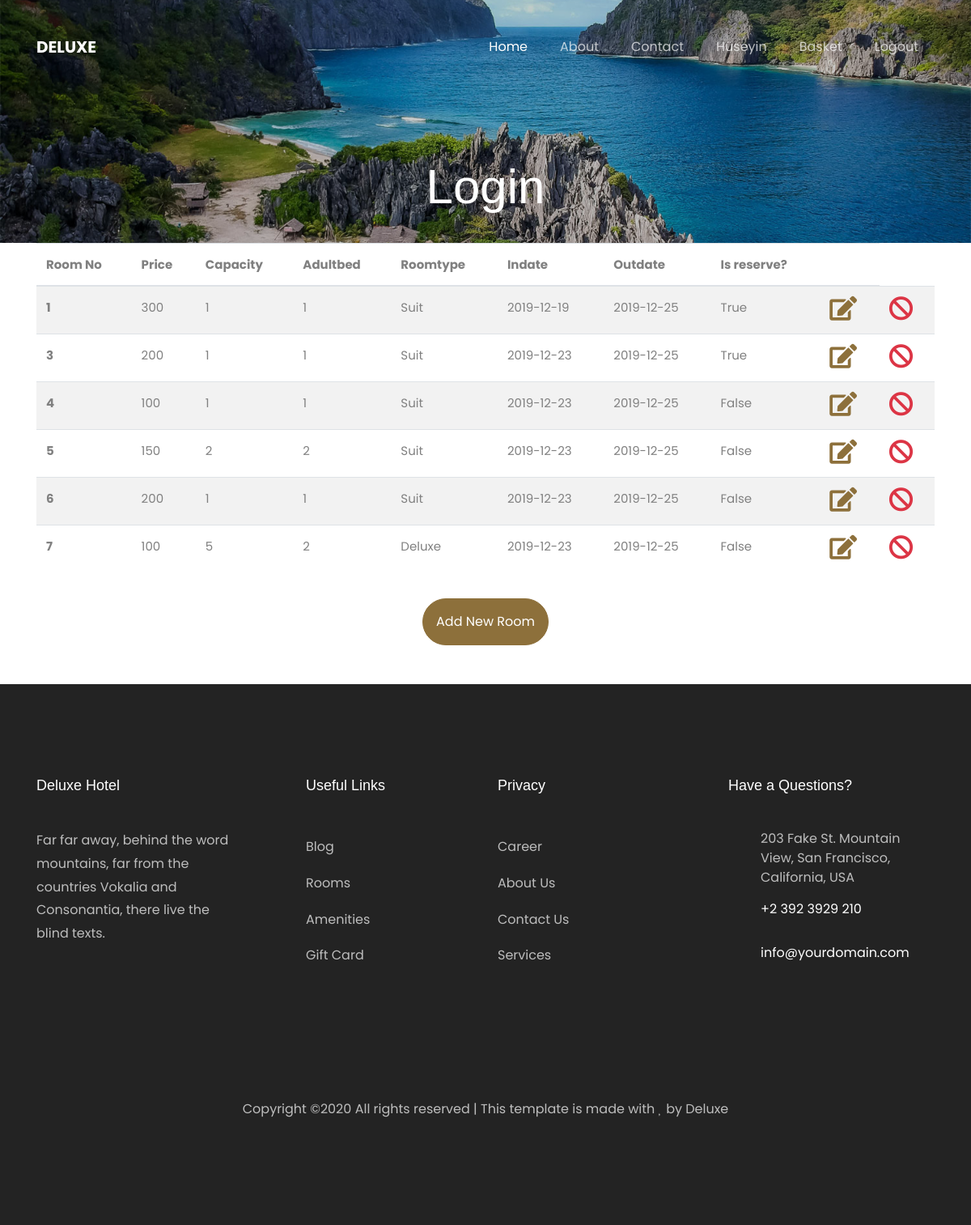
The page /adminlist (signed in) on the database its author committed.
### app.py (models this page shows)
class User(UserMixin,db.Model):
    id = db.Column(db.Integer,primary_key=True)
    username = db.Column(db.String(),unique=True)
    email = db.Column(db.String())
    password = db.Column(db.String())
    reservations= db.relationship('Reservation',backref='user')
    '''
class Role(db.Model):
        __tablename__ = 'roles'
        id = db.Column(db.Integer(), primary_key=True)
        name = db.Column(db.String(50))
class UserRoles(db.Model):
        __tablename__ = 'user_roles'
        id = db.Column(db.Integer(), primary_key=True)
        user_id = db.Column(db.Integer(), db.ForeignKey('user.id', ondelete='CASCADE'))
        role_id = db.Column(db.Integer(), db.ForeignKey('roles.id', ondelete='CASCADE'))
'''

class Room(db.Model):
    roomno = db.Column(db.Integer, primary_key=True)
    price = db.Column(db.Integer)
    capacity = db.Column(db.Integer)
    floorno = db.Column(db.Integer)
    childbed = db.Column(db.Integer)
    adultbed = db.Column(db.Integer)
    roomtype = db.Column(db.String(255))
    inDate = db.Column(db.Date)
    outDate=db.Column(db.Date)
    isreserve = db.Column('is_reserve',db.Boolean)
    reservations = db.relationship('Reservation',backref='room')

### app.py (the view)
@login_required
@app.route('/adminlist')
def adminList():
    rooms = Room.query.all()
    return render_template('admin-list.html',rooms=rooms)

### app.py (called while the page is built)
@login_manager.user_loader
def load_user(user_id):
    return User.query.get(int(user_id))

### templates/admin-list.html
{% extends "layout.html" %}
{% block content %}
<div class="hero-wrap" style="background-image: url({{url_for('static',filename='images/bg_1.jpg')}});">
      <div class="overlay"></div>
      <div class="container">
        <div class="row no-gutters slider-text d-flex align-itemd-end justify-content-center">
          <div class="col-md-9 ftco-animate text-center d-flex align-items-end justify-content-center">
          	<div class="text">
	            <h1 class="mb-4 bread">Login</h1>
            </div>
          </div>
        </div>
      </div>
    </div>
    <div class="container">
        <div class="row">
            <div class="col-12">
                <table class="table table-striped">
                        <thead>
                            <tr>
                                <th scope="col">Room No</th>
                                <th scope="col">Price</th>
                                <th scope="col">Capacity</th>
                                <th scope="col">Adultbed</th>
                                <th scope="col">Roomtype</th>
                                <th scope="col">Indate</th>
                                <th scope="col">Outdate</th>
                                <th scope="col">Is reserve?</th>
                                <th></th>
                            </tr>
                        </thead>
                    <tbody>
                {% for room in rooms %}
                            <tr>
                                <th scope="row">{{room.roomno}}</th>
                                <td>{{room.price}}</td>
                                <td>{{room.capacity}}</td>
                                <td>{{room.adultbed}}</td>
                                <td>{{room.roomtype}}</td>
                                <td>{{room.inDate}}</td>
                                <td>{{room.outDate}}</td>
                                <td>{{room.isreserve}}</td>
                                <td><a class="btn-custom" href="{{url_for('getupdateroom',roomno = room.roomno)}}"><i class="fa fa-2x fa-edit"></i></a></td>
                                <td><a class="btn-custom" href="{{url_for('deleteroom',roomno=room.roomno)}}"><i class="fa fa-2x fa-ban text-danger"></i></a></td>
                            </tr>
                {% endfor %}
                </tbody>
                </table>
                <div class="row text-center">
                    <div class="col-12 justify-content-center">
                        <a href="admin" class="btn btn-primary mt-3 mb-5 p-3">Add New Room</a>
                    </div>
                </div>
            </div>
        </div>
    </div>
{% endblock content %}

### templates/layout.html (shortened to what this page needs)
<!DOCTYPE html>
<html lang="en">
  <head>
    <link rel="stylesheet" href="https://cdnjs.cloudflare.com/ajax/libs/font-awesome/5.11.2/css/all.css">
    <link rel="stylesheet" href="{{url_for('static', filename='css/open-iconic-bootstrap.min.css')}}">
    <link rel="stylesheet" href="{{url_for('static', filename='css/animate.css')}}">
    <link rel="stylesheet" href="{{url_for('static', filename='css/owl.carousel.min.css')}}">
    <link rel="stylesheet" href="{{url_for('static', filename='css/owl.theme.default.min.css')}}">
    <link rel="stylesheet" href="{{url_for('static', filename='css/magnific-popup.css')}}" >
    <link rel="stylesheet" href="{{url_for('static', filename='css/aos.css')}}">
    <link rel="stylesheet" href="{{url_for('static', filename='css/ionicons.min.css')}}">
    <link rel="stylesheet" href="{{url_for('static', filename='css/bootstrap-datepicker.css')}}">
    <link rel="stylesheet" href="{{url_for('static', filename='css/jquery.timepicker.css')}}">
    <link rel="stylesheet" href="{{url_for('static', filename='css/flaticon.css')}}">
    <link rel="stylesheet" href="{{url_for('static', filename='css/icomoon.css')}}">
    <link rel="stylesheet" href="{{url_for('static', filename='css/style.css')}}">
  </head>
  <body>
    <nav class="navbar navbar-expand-lg navbar-dark ftco_navbar bg-dark ftco-navbar-light" id="ftco-navbar">
	    <div class="container">
	      <a class="navbar-brand" href="/">Deluxe</a>
	      <div class="collapse navbar-collapse" id="ftco-nav">
	        <ul class="navbar-nav ml-auto">
	          <li class="nav-item active"><a href="/" class="nav-link">Home</a></li>
	          <li class="nav-item"><a href="about" class="nav-link">About</a></li>
	          <li class="nav-item"><a href="contact" class="nav-link">Contact</a></li>
            {% if current_user.is_authenticated %}
              <li class="nav-item">
                <a class="nav-link" href="/reservations">{{current_user.username}}</a>
              </li>
              <li class="nav-item">
                <a class="nav-link" href="/listbasket">Basket</a>
              </li>
              <li class="nav-item">
                <a class="nav-link" href="/logout">Logout</a>
              </li>
              {% else %}
              <li class="nav-item"><a class="nav-link" href="/login">Login</a></li>
              <li class="nav-item"><a class="nav-link" href="/register">Register</a></li>
            {% endif %}
	        </ul>
	      </div>
	    </div>
	  </nav>
{% block content %}
{% endblock %}
    <footer class="ftco-footer ftco-bg-dark ftco-section">
      <div class="container">
        <div class="row mb-5">
          <div class="col-md">
            <div class="ftco-footer-widget mb-4">
              <h2 class="ftco-heading-2">Deluxe Hotel</h2>
              <p>Far far away, behind the word mountains, far from the countries Vokalia and Consonantia, there live the blind texts.</p>
              <ul class="ftco-footer-social list-unstyled float-md-left float-lft mt-5">
              </ul>
            </div>
          </div>
          <div class="col-md">
            <div class="ftco-footer-widget mb-4 ml-md-5">
              <h2 class="ftco-heading-2">Useful Links</h2>
              <ul class="list-unstyled">
                <li><a href="#" class="py-2 d-block">Blog</a></li>
                <li><a href="#" class="py-2 d-block">Rooms</a></li>
                <li><a href="#" class="py-2 d-block">Amenities</a></li>
                <li><a href="#" class="py-2 d-block">Gift Card</a></li>
              </ul>
            </div>
          </div>
          <div class="col-md">
             <div class="ftco-footer-widget mb-4">
              <h2 class="ftco-heading-2">Privacy</h2>
              <ul class="list-unstyled">
                <li><a href="#" class="py-2 d-block">Career</a></li>
                <li><a href="#" class="py-2 d-block">About Us</a></li>
                <li><a href="#" class="py-2 d-block">Contact Us</a></li>
                <li><a href="#" class="py-2 d-block">Services</a></li>
              </ul>
            </div>
          </div>
          <div class="col-md">
            <div class="ftco-footer-widget mb-4">
            	<h2 class="ftco-heading-2">Have a Questions?</h2>
            	<div class="block-23 mb-3">
	              <ul>
	                <li><span class="icon icon-map-marker"></span><span class="text">203 Fake St. Mountain View, San Francisco, California, USA</span></li>
	                <li><a href="#"><span class="icon icon-phone"></span><span class="text">+2 392 3929 210</span></a></li>
	                <li><a href="#"><span class="icon icon-envelope"></span><span class="text">info@yourdomain.com</span></a></li>
	              </ul>
	            </div>
            </div>
          </div>
        </div>
        <div class="row">
          <div class="col-md-12 text-center">
            <p>
  Copyright &copy;<script>document.write(new Date().getFullYear());</script> All rights reserved | This template is made with <i class="icon-heart color-danger" aria-hidden="true"></i> by Deluxe
  </p>
          </div>
        </div>
      </div>
    </footer>
  </body>
</html>

### static/css/icomoon.css (style rules this page uses)
[class^="icon-"], [class*=" icon-"] { font-family: 'icomoon' !important; speak: none; font-style: normal; font-weight: normal; font-variant: normal; text-transform: none; line-height: 1; -webkit-font-smoothing: antialiased; -moz-osx-font-smoothing: grayscale; }
.icon-heart:before { content: "\f004"; }
.icon-map-marker:before { content: "\f041"; }
.icon-phone:before { content: "\f095"; }
.icon-envelope:before { content: "\f0e0"; }

### rows shown on the page
User: username "Hüseyin"
Room: roomno "1", price "300", capacity "1", adultbed "1", roomtype "Suit", inDate "2019-12-19", outDate "2019-12-25", isreserve "True"
Room: roomno "3", price "200", capacity "1", adultbed "1", roomtype "Suit", inDate "2019-12-23", outDate "2019-12-25", isreserve "True"
Room: roomno "4", price "100", capacity "1", adultbed "1", roomtype "Suit", inDate "2019-12-23", outDate "2019-12-25", isreserve "False"
Room: roomno "5", price "150", capacity "2", adultbed "2", roomtype "Suit", inDate "2019-12-23", outDate "2019-12-25", isreserve "False"
Room: roomno "6", price "200", capacity "1", adultbed "1", roomtype "Suit", inDate "2019-12-23", outDate "2019-12-25", isreserve "False"
Room: roomno "7", price "100", capacity "5", adultbed "2", roomtype "Deluxe", inDate "2019-12-23", outDate "2019-12-25", isreserve "False"
